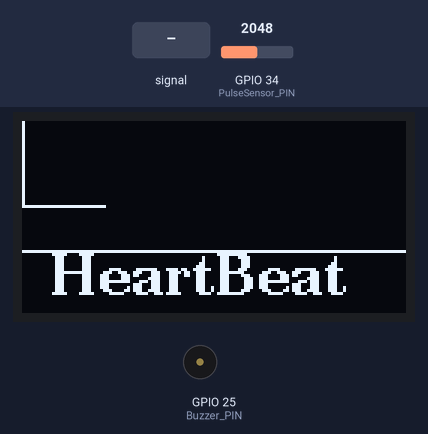
Recording of a sketch running on a simulated ESP32. On the bench: 128×64 one-colour display, buzzer (waves = sounding, pin HIGH). The inputs (shaded band) are chosen by the test bench; at power-on: GPIO 34 (PulseSensor_PIN) = 2048 (analog values on the 0–4095 scale). WiFi joins after 1.5 s; servers stay silent unless stated; what the sketch prints to the serial monitor is not drawn.

Above: at 7.2 s.
7.3 s: GPIO 34 (PulseSensor_PIN) fed a 200 Hz sine of ±327 counts around its level
At 7.55 s:
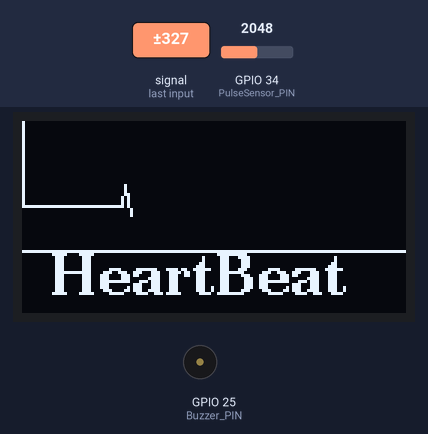
8.8 s: GPIO 34 (PulseSensor_PIN) set to 2866
At 9.17 s:
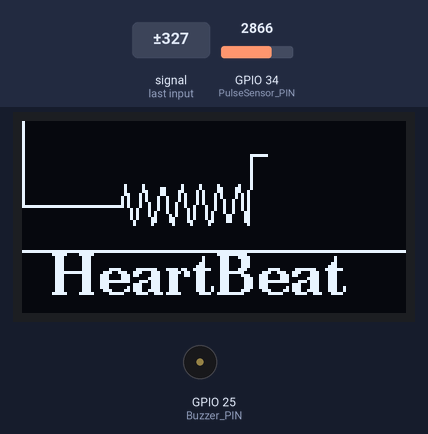
11.8 s: GPIO 34 (PulseSensor_PIN) fed a 1000 Hz sine of ±1023 counts around its level
At 12.06 s:
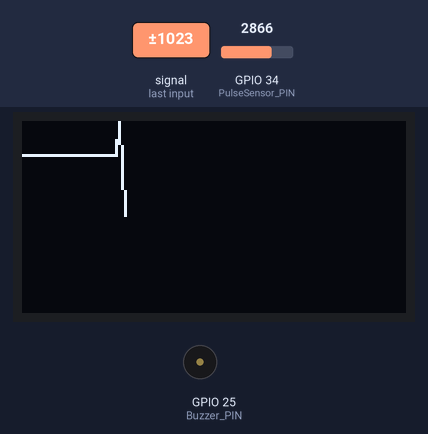
13.4 s: GPIO 34 (PulseSensor_PIN) set to 3603
At 13.68 s:
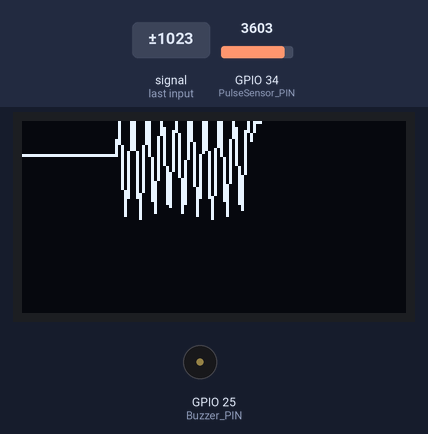
16.4 s: GPIO 34 (PulseSensor_PIN) set to 2047
At 16.89 s:
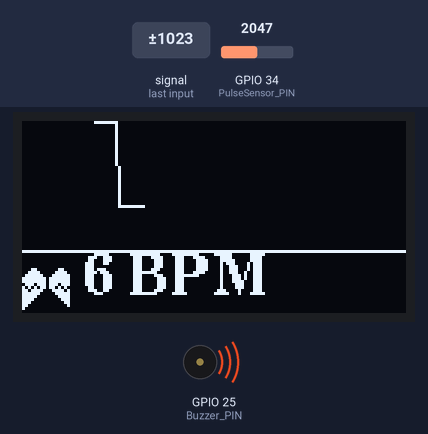
Timing chart, 0 to 19.4 s (numbered marks = the images above; inputs shaded):
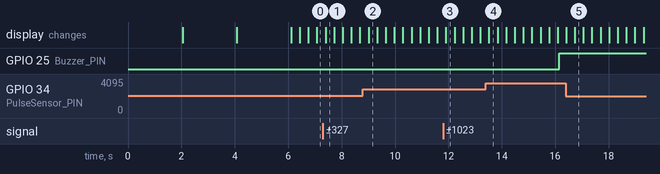

The sketch:

Oldubu.ino
```cpp
#include <Wire.h>
#include <U8g2lib.h>
#include <WiFi.h>
#include <FirebaseESP32.h>

//----------------------------------------SH1106 OLED initialization
U8G2_SH1106_128X64_NONAME_F_HW_I2C u8g2(U8G2_R0, /* reset=*/ U8X8_PIN_NONE); // Reset pin not used
//----------------------------------------

#define PulseSensor_PIN 34
#define Buzzer_PIN 25 // Buzzer bağlı olduğu pin

// Firebase configuration
FirebaseConfig config;
FirebaseAuth auth;

// WiFi credentials
const char* WIFI_SSID = "Ruru";
const char* WIFI_PASSWORD = "afli9322";

FirebaseData firebaseData;

unsigned long previousMillisGetHB = 0; // Store the last time Millis (to get Heartbeat) was updated.
unsigned long previousMillisResultHB = 0; // Store the last time Millis (to get BPM) was updated.

const long intervalGetHB = 20; // Interval for reading heart rate (Heartbeat) = 20ms.
const long intervalResultHB = 1000; // The reading interval for the result of the Heart Rate calculation.

int timer_Get_BPM = 0;
int PulseSensorSignal; // Variable to hold the signal value from the sensor.
int UpperThreshold = 320; // Signal threshold to "count as a beat".
int LowerThreshold = 300;

int cntHB = 0; // Counter for heartbeats.
boolean ThresholdStat = true; // Trigger for calculating heartbeats.
int BPMval = 0; // BPM value.

int x = 0; // x-axis for graph.
int y = 0; // y-axis for graph.
int lastx = 0; // Previous x-axis value.
int lasty = 0; // Previous y-axis value.

//----------------------------------------'Heart_Icon', 16x16px
const unsigned char Heart_Icon [] PROGMEM = {
  0x00, 0x00, 0x18, 0x30, 0x3c, 0x78, 0x7e, 0xfc, 0xff, 0xfe, 0xff, 0xfe, 0xee, 0xee, 0xd5, 0x56,
  0x7b, 0xbc, 0x3f, 0xf8, 0x1f, 0xf0, 0x0f, 0xe0, 0x07, 0xc0, 0x03, 0x80, 0x01, 0x00, 0x00, 0x00
};
//----------------------------------------

// Mutex for shared BPM value
SemaphoreHandle_t xBPM_Mutex;

// Task handles
TaskHandle_t MeasureTaskHandle;
TaskHandle_t FirebaseTaskHandle;

void DrawGraph() {
  if (x > 127) {
    u8g2.clearBuffer(); // Clear display when graph reaches end of screen width.
    x = 0;
    lastx = 0;
  }

  int ySignal = PulseSensorSignal;
  ySignal = constrain(ySignal, 350, 850);
  int ySignalMap = map(ySignal, 350, 850, 0, 40);
  y = 40 - ySignalMap;

  u8g2.drawLine(lastx, lasty, x, y);
  u8g2.sendBuffer();

  lastx = x;
  lasty = y;
  x++;
}

void MeasureHeartRate(void* parameter) {
  while (true) {
    unsigned long currentMillisGetHB = millis();

    if (currentMillisGetHB - previousMillisGetHB >= intervalGetHB) {
      previousMillisGetHB = currentMillisGetHB;
      PulseSensorSignal = analogRead(PulseSensor_PIN); // Read the PulseSensor's value.

      if (PulseSensorSignal > UpperThreshold && ThresholdStat == true) {
        cntHB++;
        ThresholdStat = false;
      }

      if (PulseSensorSignal < LowerThreshold) {
        ThresholdStat = true;
      }

      DrawGraph();
    }

    unsigned long currentMillisResultHB = millis();

    if (currentMillisResultHB - previousMillisResultHB >= intervalResultHB) {
      previousMillisResultHB = currentMillisResultHB;
      timer_Get_BPM++;

      if (timer_Get_BPM > 10) {
        timer_Get_BPM = 1;

        // Critical section to update BPM value
        xSemaphoreTake(xBPM_Mutex, portMAX_DELAY);
        BPMval = cntHB * 6; // Calculate BPM
        cntHB = 0;
        xSemaphoreGive(xBPM_Mutex);

        u8g2.clearBuffer();
        u8g2.drawXBMP(0, 48, 16, 16, Heart_Icon);
        u8g2.drawLine(0, 43, 127, 43);
        u8g2.setFont(u8g2_font_ncenB14_tr);
        u8g2.setCursor(20, 58);
        u8g2.print(BPMval);
        u8g2.print(" BPM");
        u8g2.sendBuffer();

        // Buzzer kontrolü
        if (BPMval < 50 || BPMval > 125) {
          digitalWrite(Buzzer_PIN, HIGH); // Buzzer çalıştır
        } else {
          digitalWrite(Buzzer_PIN, LOW); // Buzzer kapat
        }
      }
    }
    vTaskDelay(10 / portTICK_PERIOD_MS); // Small delay to allow FreeRTOS scheduler to run
  }
}

void SendToFirebase(void* parameter) {
  while (true) {
    // Critical section to read BPM value
    xSemaphoreTake(xBPM_Mutex, portMAX_DELAY);
    int currentBPM = BPMval;
    xSemaphoreGive(xBPM_Mutex);

    // Firebase data send
    if (Firebase.setInt(firebaseData, "/heart_rate", currentBPM)) {
      Serial.print("Firebase'e gönderildi: ");
      Serial.println(currentBPM);
    } else {
      Serial.print("Firebase gönderim hatası: ");
      Serial.println(firebaseData.errorReason());
    }

    vTaskDelay(10000 / portTICK_PERIOD_MS); // 10 saniyede bir gönderim
  }
}

void setup() {
  Serial.begin(115200);
  delay(2000);

  analogReadResolution(10);

  pinMode(Buzzer_PIN, OUTPUT); // Buzzer pinini çıkış olarak ayarla
  digitalWrite(Buzzer_PIN, LOW); // Başlangıçta buzzer kapalı olsun

  u8g2.begin();
  u8g2.clearBuffer();
  u8g2.setFont(u8g2_font_ncenB14_tr);
  u8g2.drawStr(30, 20, "ESP32");
  u8g2.drawStr(10, 40, "HEART MONITOR");
  u8g2.sendBuffer();
  delay(2000);

  u8g2.clearBuffer();
  u8g2.drawLine(0, 43, 127, 43);
  u8g2.setCursor(10, 58);
  u8g2.print("HeartBeat");
  u8g2.sendBuffer();

  // WiFi bağlantısı
  WiFi.begin(WIFI_SSID, WIFI_PASSWORD);
  while (WiFi.status() != WL_CONNECTED) {
    delay(1000);
    Serial.println("WiFi bağlantısı bekleniyor...");
  }
  Serial.println("WiFi'ye bağlanıldı!");

  // Firebase ayarları
  config.database_url = "https://nabizolcer-2ff75-default-rtdb.firebaseio.com/";
  config.signer.tokens.legacy_token = "AIzaSyDA5HRw5Vw2hBQ3HFcIxpB7AxbjIDAmoGs";

  Firebase.begin(&config, &auth);

  // Mutex oluştur
  xBPM_Mutex = xSemaphoreCreateMutex();

  // Görevleri oluştur
  xTaskCreatePinnedToCore(MeasureHeartRate, "MeasureHeartRate", 10000, NULL, 1, &MeasureTaskHandle, 0); // Core 0
  xTaskCreatePinnedToCore(SendToFirebase, "SendToFirebase", 10000, NULL, 1, &FirebaseTaskHandle, 1);    // Core 1
}

void loop() {
  // Ana döngü kullanılmıyor, tüm işler FreeRTOS görevlerinde
}
```
